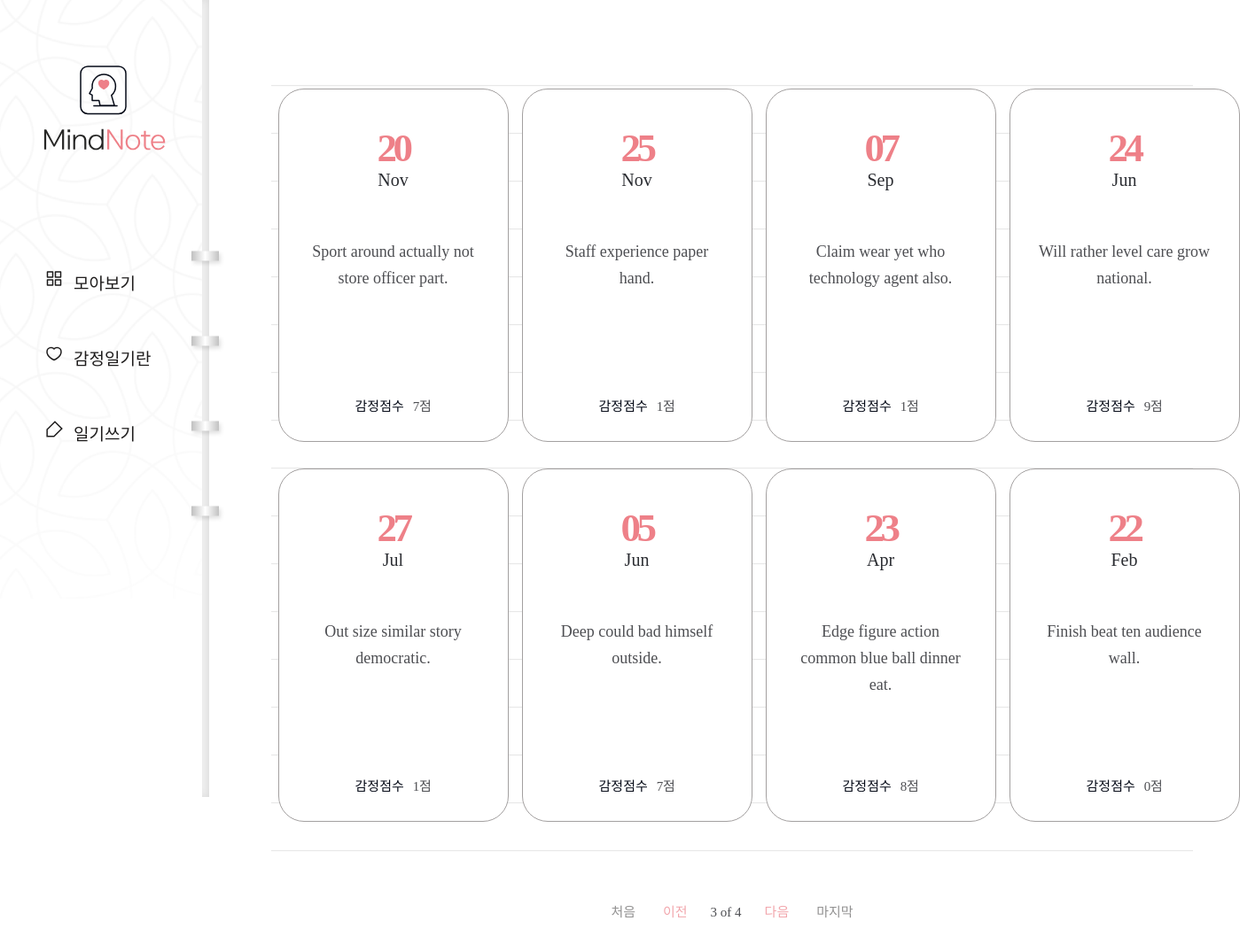
/diary/?page=3, run on the app's committed database.
### diary/models.py (models this page shows, shortened)
class Page(models.Model):
    title = models.CharField(max_length=100, validators=[validate_no_hash])
    content = models.TextField(validators=[validate_no_hash])
    feeling = models.CharField(max_length=80, validators=[validate_no_hash, validate_no_numbers])
    score = models.IntegerField(validators=[validate_score])
    dt_created = models.DateField()

### diary/views.py (the view)
# urls.py: path('diary/', views.PageListView.as_view(), name='page-list'),
class PageListView(ListView):
    model = Page
    ordering = ['-dt_created']
    paginate_by = 8

### diary/templates/diary/page_list.html (shortened to what this page needs)
{% extends './base.html' %}
{% block content %}
{% if page_obj.object_list %}
    <div class="wrap-note">
        <div class="note">
            <div class="note-list">
                <ul>
                    {% for obj in page_obj.object_list %}
                    <li>
                        <a href="{% url 'page-detail' obj.id %}">
                            <div class="date">
                                <span>{{obj.dt_created|date:"d"}}</span>
                                <p>{{obj.dt_created|date:"M"}}</p>
                            </div>
                            <h2>{{obj.title}}</h2>
                            <div class="score">
                                <p>감정점수</p>
                                <span>{{obj.score}}점</span>
                            </div>
                        </a>
                    </li>
                    {% endfor %}
                </ul>
            </div>
            <div class="paging">
                {% if page_obj.has_previous %}
                    <a href="?page=1" class="first">처음</a>
                    <a href="?page={{page_obj.previous_page_number}}" class="prev">이전</a>
                {% endif %}
                <span class="page">
                    <p>{{page_obj.number}} of {{page_obj.paginator.num_pages}}</p>
                </span>
                {% if page_obj.has_next %}
                    <a href="?page={{page_obj.next_page_number}}" class="next">다음</a>
                    <a href="?page={{page_obj.paginator.num_pages}}" class="last">마지막</a>
                {% endif %}
            </div>
        </div>
    </div>
{% endif %}
{% endblock content %}

### diary/static/diary/css/styles.css (style rules this page uses)
h1,h2,h3,p,a,ul,li { margin: 0; padding: 0; font-family: 'NanumSquare'; list-style: none; text-decoration: none; outline: none; }
html { position: relative; min-height: 100%; margin: 0; }
body { margin: 0; padding: 0; -webkit-font-smoothing: antialiased; -moz-osx-font-smoothing: auto; }
.wrap-note .note { padding-left: 236px; padding-top: 50px; padding-bottom: 200px; }
.note-list { margin: 0 70px; padding-top: 50px; background: url(../image/note-bg.svg) repeat-x center/1535px 974px; }
.note-list ul { overflow: hidden; width: 1100px; margin: 0 auto; padding-bottom: 50px; }
.note-list ul li { float: left; width: 25%; padding-bottom: 30px; }
.note-list ul li a { display: block; width: 258px; height: 397px; margin: 0 auto; background: #fff; border: solid 1px #a3a0a0; border-radius: 29px; }
.note-list ul li a .date { margin-top: 40px; margin-bottom: 55px; text-align: center; }
.note-list ul li a .date p { display: inline-block; font-family: 'NanumSquare'; color: #2b2d32; font-size: 20px; text-align: center; text-transform: capitalize; line-height: 1; }
.note-list ul li a .date span { display: block; font-family: 'NanumSquare'; color: #ee8088; font-weight: 700; font-size: 45px; letter-spacing: -4.47px; }
.note-list ul li a h2 { width: 196px; height: 150px; margin: 0 auto; font-family: 'NanumBarunpen'; color: #4e4f53; font-weight: normal; font-size: 18px; line-height: 1.67; text-align: center; }
.note-list ul li a .score { margin-top: 28px; text-align: center; }
.note-list ul li a .score p { display: inline-block; font-family: 'NanumSquare'; color: #060b18; font-size: 15px; }
.note-list ul li a .score span { padding-left: 6px; font-family: 'NanumBarunpen'; color: #4e4f53; font-size: 15px; letter-spacing: -0.29px; }
.paging { margin-top: 10px; text-align: center; }
.paging a { display: inline-block; font-family: 'NanumSquare'; font-size: 15px; }
.paging .first,.paging .last { color: #929191; }
.paging .first { margin-right: 27px; }
.paging .last { margin-left: 27px; }
.paging .prev,.paging .next { color: #f2a6ac; }
.paging span { display: inline-block; }
.paging span p { margin: 0 22px; font-family: 'NanumSquare'; color: #4e4f53; font-size: 15px; }

### data on the page
Page: dt_created "20", dt_created "Nov", title "Sport around actually not store officer part.", score "7"
Page: dt_created "25", dt_created "Nov", title "Staff experience paper hand.", score "1"
Page: dt_created "07", dt_created "Sep", title "Claim wear yet who technology agent also.", score "1"
Page: dt_created "24", dt_created "Jun", title "Will rather level care grow national.", score "9"
Page: dt_created "27", dt_created "Jul", title "Out size similar story democratic.", score "1"
Page: dt_created "05", dt_created "Jun", title "Deep could bad himself outside.", score "7"
Page: dt_created "23", dt_created "Apr", title "Edge figure action common blue ball dinner eat.", score "8"
Page: dt_created "22", dt_created "Feb", title "Finish beat ten audience wall.", score "0"

### other printed values
{{ page_obj.number }} "3"
{{ page_obj.paginator.num_pages }} "4"
